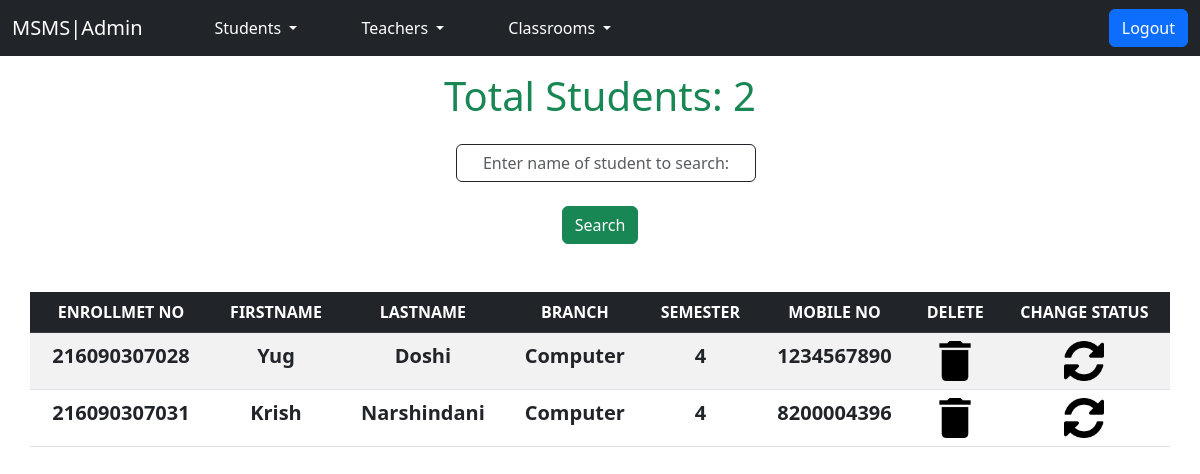
The page /Admin/View_all_students.php (signed in) on the database its author committed.
### tables this page shows
CREATE TABLE `student_info` (
  `First_Name` varchar(50) NOT NULL,
  `Last_Name` varchar(50) NOT NULL,
  `Enrollment` bigint(12) NOT NULL,
  `Semester` int(1) NOT NULL,
  `Mobile` bigint(10) NOT NULL,
  `Photo` varchar(300) NOT NULL,
  `Admin` varchar(50) NOT NULL,
  `Branch` varchar(30) DEFAULT NULL
);

### Admin/View_all_students.php (the view, shortened to what this page needs)
<!DOCTYPE html>
<html lang="en">
<head>
    <link href="https://cdn.jsdelivr.net/npm/bootstrap@5.3.0/dist/css/bootstrap.min.css" rel="stylesheet">
    <link href = "style_admin.css" rel = "stylesheet" type = "text/css">
</head>
<body>
    <?php include_once("Navbar.php") ?>
    <?php
    $con = mysqli_connect("localhost","root","","admin");
    if(!$con){
        echo '<div class="alert alert-danger alert-dismissible fade show" role="alert">
        <strong>Failure!!</strong> Database not connected <button type="button" class="btn-close" data-bs-dismiss="alert" aria-label="Close"></button>
      </div>';
    }
    else{
        if(isset($_REQUEST['name'])){
            $name = $_GET['name'];
            $query = "select * from student_info where First_Name like '$name%'";
            $result = mysqli_query($con,$query);
        }
        else{
            $query = "select * from student_info";
            $result = mysqli_query($con,$query);
        }
    }
?>
    <h1 align = "center" class = "total text-success mt-3">Total Students: <?php echo mysqli_num_rows($result);?></h1>
    <form action = "View_all_students.php" align = "center">
        <input type = "text" placeholder = "Enter name of student to search:" name = "name" class = " form-control w-25 border border-dark mt-4 mb-4" style = "margin-left:38vw;text-align:center;">
        <input type = "submit" value = "Search" class = "btn btn-success">
    </form>
    <table class="table table-hover table-striped container mt-5">
        <thead class="table-dark">
            <tr align="center">
                <th>ENROLLMET NO</th>
                <th>FIRSTNAME</th>
                <th>LASTNAME</th>
                <th>BRANCH</th>
                <th>SEMESTER</th>
                <th>MOBILE NO</th>
                <th>DELETE</th>
                <th>CHANGE STATUS</th>
            </tr>
        </thead>
        <tbody>
            <?php
                while($row = mysqli_fetch_array($result)){
                    ?>
                        <tr>
                            <td style = "text-align:center;font-size:20px;font-weight:bold"> <?php echo $row['Enrollment']; ?> </td>
                            <td style = "text-align:center;font-size:20px;font-weight:bold"> <?php echo $row['First_Name']; ?> </td>
                            <td style = "text-align:center;font-size:20px;font-weight:bold"> <?php echo $row['Last_Name']; ?> </td>
                            <td style = "text-align:center;font-size:20px;font-weight:bold"> <?php echo $row['Branch']; ?> </td>
                            <td style = "text-align:center;font-size:20px;font-weight:bold"> <?php echo $row['Semester']; ?> </td>
                            <td style = "text-align:center;font-size:20px;font-weight:bold"> <?php echo $row['Mobile']; ?> </td>
                            <td style = "text-align:center;font-size:20px;font-weight:bold"> <a href = 'Delete.php?eno=<?php echo $row['Enrollment']?>'><img src = "images/delete.png" height = "40"></a> </td>
                            <td style = "text-align:center"> <a href = "Update.php?eno=<?php echo $row['Enrollment']?>"><img src = "images/refresh-page-option.png" height = "40"></a> </td>
                        </tr>
                    <?php
                }
            ?>
        </tbody>
    </table>
</body>
</html>

### rows shown on the page
student_info: Enrollment "216090307028", First_Name "Yug", Last_Name "Doshi", Branch "Computer", Semester "4", Mobile "1234567890"
student_info: Enrollment "216090307031", First_Name "Krish", Last_Name "Narshindani", Branch "Computer", Semester "4", Mobile "8200004396"

### other values the page prints
mysqli_num_rows($result) "2"
